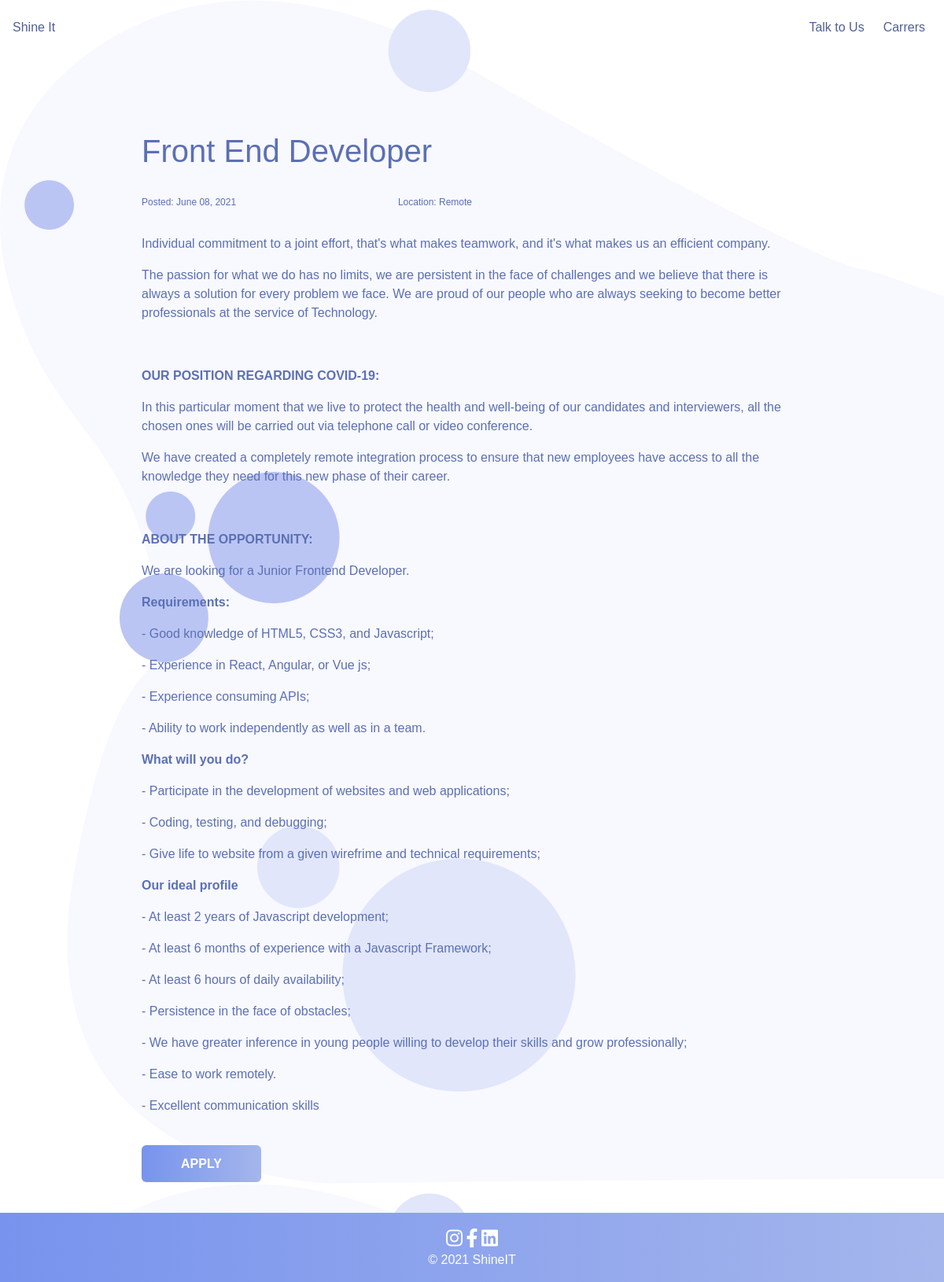
Page /job/6 on the committed database.
### itsite/models.py (models this page shows, shortened)
class Post(models.Model):
    title = models.CharField(max_length=100)
    content = RichTextField(blank=False, null=False)
    date_posted = models.DateTimeField(default=timezone.now)
    author = models.ForeignKey(User, on_delete=models.CASCADE)

### itsite/views.py (the view)
# urls.py: path('job/<int:pk>', job, name="job"),
def job(request, pk):
    job = Post.objects.get(pk=pk)
    return render(request, 'itsite/job.html', {'job': job})

### itsite/templates/itsite/job.html (shortened to what this page needs)
{% extends 'itsite/index.html' %}
{% block content %}
<div class="custom-container">
    <div class="job">
        <br>
        <br>
        <h1>{{ job.title }}</h1>
        <br>
        <div class="flex">
            <p class="jobs-date">Posted: {{ job.date_posted|date:"F d, Y" }}</p>
            <p class="jobs-date">Location: Remote</p>
        </div>
        <p>{{ job.content|safe }}</p>
        <div class="ctadiv">
            <a class="cta cta2" href="{% url 'apply' %}">APPLY</a>
        </div>
    </div>
</div>
{% endblock %}

### itsite/static/itsite/css/navbar.css (style rules this page uses)
a { color: #4F6096; text-decoration: none; }

### itsite/static/itsite/css/styles.css (style rules this page uses)
html, body { margin: 0; padding: 0; width: 100%; height: auto; font-family: "Circular", Arial, Helvetica, sans-serif; overflow-x: hidden; color: #5B70B4; background-image: url(../img/PNG/Backgrounds/bg2.png); }
a { text-decoration: none; }
.cta { border-radius: 6px; padding-right: 50px; padding-left: 50px; padding-top: 15px; padding-bottom: 15px; font-weight: bold; }
.cta2 { border: none; background-image: linear-gradient(90deg, #7793ED, #A5B6EC); color: white; }
.custom-container { width: 70%; margin: 0 auto; }
.job, .jobs { margin-top: 50px; }
.jobs-date { font-size: 12px; }
.flex { display: flex; justify-content: space-between; width: 50%; }
.ctadiv { margin-top: 50px; margin-bottom: 50px; }

### rows in the picture
Post: title "Front End Developer", date_posted "June 08, 2021", content "Individual commitment to a joint effort, that's what makes teamwork, and it's what makes us an efficient company. The passion for what we do has no limits, we are persistent in the face of challenges and we believe that there is always a solution for every problem we face. We are proud of our people who are always seeking to become better professionals at the service of Technology. OUR POSITION REGARDING COVID-19: In this particular moment that we live to protect the health and well-being of our candidates and interviewers, all the chosen ones will be carried out via telephone call or video conference. We have created a completely remote integration process to ensure that new employees have…"
